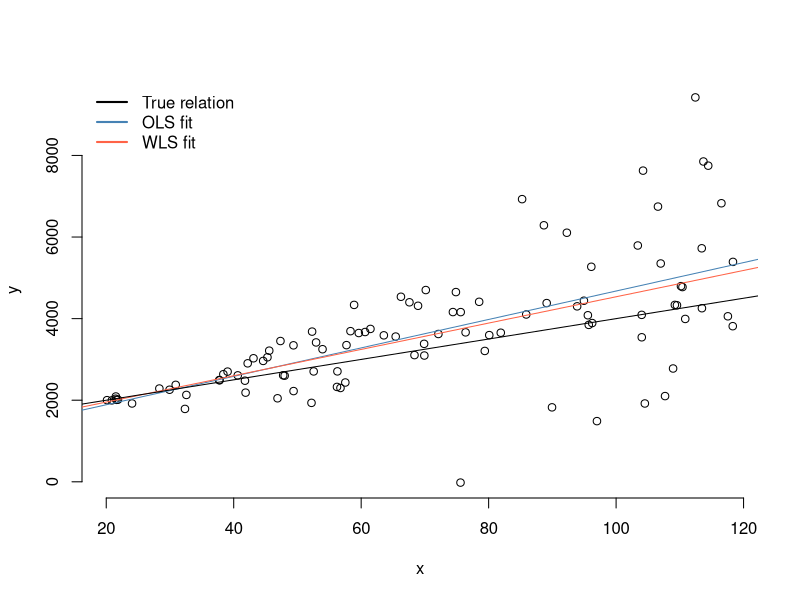
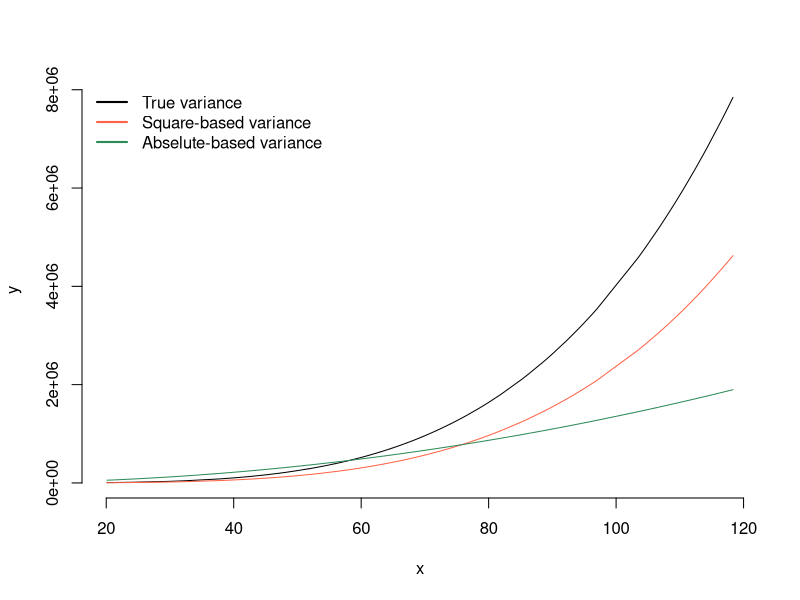

These figures' R source, in order:
n <- 1E+2
N <- 1 # Run a single simulation. Increase N to run multiple simulations
OLSErrors <- WLSErrors <- c() 
for(i in 1:N){
  x <- runif(n,20,120)
  
  y <- numeric(n)
  eps <- rnorm(n)/5
  theta <- c(1500,25) # True parameters
  y <- theta[1] + theta[2]*x+x^2*eps

  
  # Feature matrix
  X <- cbind(1,x)
  Sigmay <- diag(n) # initial guess of correlation structure
  for(i in 1:5){ 
    thetahat <- solve(t(X)%*%solve(Sigmay)%*%X)%*%(t(X)%*%solve(Sigmay)%*%y) # Estimate parameters using currently assumed correlation structure
    eps <- y - X%*%thetahat # Compute residuals for these parameter estimates
    #Sigmay <- diag(predict(lm(abs(eps) ~ abs(x) -1))^2)
    Sigmay <- diag(predict(lm(I(eps^2) ~ I(x^4) -1)))
  }
  (OLS <- solve(t(X)%*%X)%*%t(X)%*%y)
  (WLS <- thetahat)
  
  
  plot(y ~ x,frame.plot=FALSE)
  xgrid <- seq(min(x)-100,max(x)+100,len=100)
  Xgrid <- cbind(1,xgrid) #,xgrid^2
  lines(Xgrid%*%OLS ~ xgrid,col='steelblue')
  lines(Xgrid%*%WLS ~ xgrid,col='tomato')
  lines(Xgrid%*%theta[1:2] ~ xgrid,col='black')
  legend("topleft",c("True relation","OLS fit","WLS fit"),col=c("black","steelblue","tomato"),lty=1,bty='n',lwd=2)
  
  
  # Assumed variance estimating the variance from either eps^2 or abs(eps)
  plot((sort(x)^2/5)^2 ~ sort(x),type='l',xlab="x",ylab="y",frame.plot=FALSE)
  lines(predict(lm(I(eps[order(x)]^2) ~ I(sort(x)^4) -1)) ~ sort(x),col='tomato')
  lines(predict(lm(abs(eps[order(x)]) ~ abs(sort(x)) -1))^2 ~ sort(x),col='seagreen')
  legend("topleft",c("True variance","Square-based variance","Abselute-based variance"),col=c("black","tomato","seagreen"),lty=1,bty='n',lwd=2)
  
  OLSErrors <- c(OLSErrors,OLS[2]-theta[2])
  WLSErrors <- c(WLSErrors,WLS[2]-theta[2])
}


sqrt(mean(OLSErrors^2))
sqrt(mean(WLSErrors^2))

mean(abs(OLSErrors))
mean(abs(WLSErrors))
